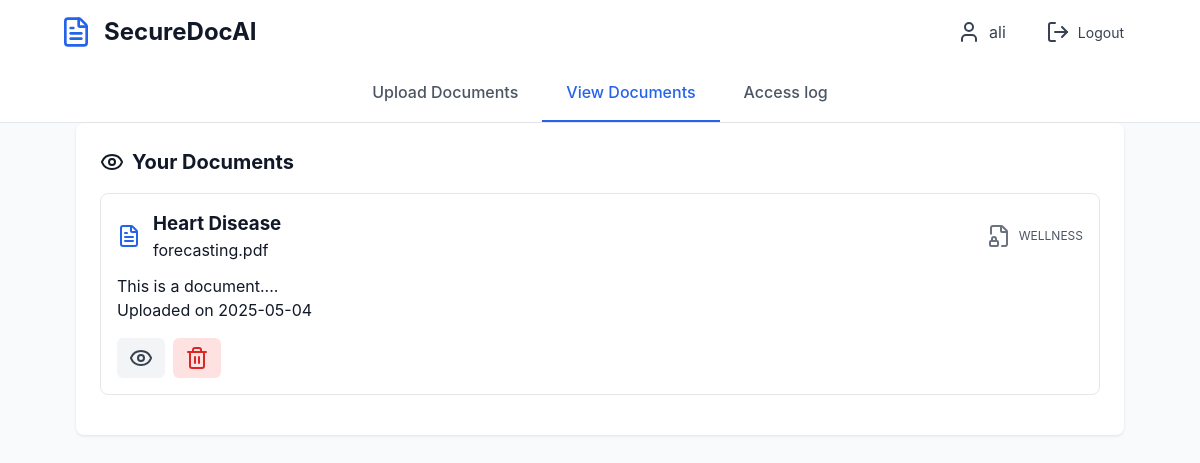
The app's page /Dashboard/Uploader/View_Document/ (signed in) with its own data.
### SecureDocAI/models.py (models this page shows, shortened)
class User(models.Model):
    ROLE_CHOICES = [
        ('admin', 'Admin'),
        ('uploader', 'Uploader'),
        ('reviewer', 'Reviewer'),
    ]
    id = models.UUIDField(primary_key=True, default=uuid.uuid4, editable=False)
    username = models.CharField(max_length=150, unique=True)
    email = models.EmailField(unique=True)
    password = models.CharField(max_length=128)  # store hashed password
    otp_code = models.CharField(max_length=6, null=True, blank=True)
    otp_created_at = models.DateTimeField(null=True, blank=True)
    is_verified = models.BooleanField(default=False)
    rsa_public_key = models.TextField()
    rsa_private_key_encrypted = models.TextField()  # encrypted with AES or password
    role = models.CharField(max_length=10, choices=ROLE_CHOICES)
    date_joined = models.DateTimeField(default=timezone.now)
    failed_login_attempts = models.IntegerField(default=0)
    lockout_until = models.DateTimeField(null=True, blank=True)

class Document(models.Model):
    uploader = models.ForeignKey(User, on_delete=models.CASCADE, related_name='uploaded_documents')
    title = models.CharField(max_length=255)
    description = models.TextField(blank=True, null=True)
    encrypted_file = models.FileField(upload_to='encrypted/')
    encrypted_aes_key = models.BinaryField()
    encrypted_metadata = models.BinaryField(blank=True, null=True)
    classification = models.CharField(max_length=100)
    uploaded_at = models.DateTimeField(auto_now_add=True)
    is_available = models.BooleanField(default=True)

### SecureDocAI/views.py (the view)
# urls.py: path('Dashboard/Uploader/View_Document/', uploader_viewdocument_view, name="uploaderViewDocument"),
def uploader_viewdocument_view(request):
    user_id = request.session.get('temp_user_id')
    user = User.objects.get(pk=user_id)
    documents = Document.objects.filter(uploader=user,is_available=True)
    context = {
        'user': user.username,
        'key': user.rsa_public_key,
        'documents': documents
    }
    return render(request, 'SecureDocAI/uploader/viewdocument.html', context=context)

### SecureDocAI/templates/SecureDocAI/uploader/viewdocument.html (shortened to what this page needs)
{% extends "SecureDocAI/uploader/layout.html" %}
{% load static %}
{% block content %}
<nav class="main-nav">
    <div class="container">
        <div class="nav-links">
            <a href="{% url 'uploader_dashboard' %}" class="nav-link">Upload Documents</a>
            <a href="{% url 'uploaderViewDocument' %}" class="nav-link active">View Documents</a>
            <a href="{% url 'uploaderAccesslog' %}" class="nav-link">Access log</a>
        </div>
    </div>
</nav>
<main class="container">
    <section class="documents-section">
        <h2><i data-lucide="eye"></i> Your Documents</h2>
        <div id="documentsList" class="documents-list">
            {% for doc in documents %}
            <div class="document-item">
                <div class="document-header">
                    <div class="document-info">
                        <i data-lucide="file-text" style="color: #2563eb;"></i>
                        <div>
                            <h3 class="font-medium">{{ doc.title }}</h3>
                            <p class="text-sm text-gray-500">{{ doc.encrypted_file.name|cut:"encrypted/" }}</p>
                        </div>
                    </div>
                    <div class="document-type">
                        {% if doc.classification == "confidential" %}
                            <i data-lucide="shield" class="type-icon" style="color: #dc2626;"></i>
                        {% elif doc.classification == "private" %}
                            <i data-lucide="lock" class="type-icon" style="color: #ca8a04;"></i>
                        {% elif doc.classification == "restricted" %}
                            <i data-lucide="alert-circle" class="type-icon" style="color: #ea580c;"></i>
                        {% else %}
                            <i data-lucide="file-lock" class="type-icon" style="color: #6b7280;"></i>
                        {% endif %}
                        <span class="capitalize">{{ doc.classification }}</span>
                    </div>
                </div>
                <p class="mt-2 text-gray-600">{{ doc.description }}</p>
                <div class="mt-2 text-sm text-gray-500">Uploaded on {{ doc.uploaded_at|date:"Y-m-d" }}</div>
                <div class="document-actions mt-3">
                    <a href="{% url 'view_document1' doc.id %}" class="view-btn">
                        <i data-lucide="eye"></i>
                    </a>
                    <a href="{% url 'delete_document' doc.id %}" class="delete-btn" onclick="return confirm('Are you sure you want to delete this document?');">
                        <i data-lucide="trash-2"></i>
                    </a>
                </div>
            </div>
            {% empty %}
            <p>No documents uploaded yet.</p>
            {% endfor %}
        </div>
    </section>
</main>
{% endblock %}

### SecureDocAI/templates/SecureDocAI/uploader/layout.html (shortened to what this page needs)
{% load static %}
<!DOCTYPE html>
<html lang="en">
<head>
    <link rel="stylesheet" href="{% static 'styles/uploader.css' %}">
</head>
<body>
    <header class="header">
        <div class="container header-content">
            <div class="brand">
                <i data-lucide="file-text" class="brand-icon"></i>
                <h1>SecureDocAI</h1>
            </div>
            <div class="user-section">
                <div class="user-info">
                    <i data-lucide="user"></i>
                    <span>{{ user }}</span>
                </div>
                <a href="{% url 'logout' %}" class="logout-btn">
                    <i data-lucide="log-out"></i>
                    <span>Logout</span>
                </a>
            </div>
        </div>
    </header>
        {% block content %}{% endblock %}
</body>
</html>

### SecureDocAI/static/styles/uploader.css (style rules this page uses)
:root { --primary-color: #2563eb; --primary-hover: #1d4ed8; --danger-color: #dc2626; --danger-hover: #b91c1c; --gray-50: #f9fafb; --gray-100: #f3f4f6; --gray-200: #e5e7eb; --gray-300: #d1d5db; --gray-600: #4b5563; --gray-700: #374151; --gray-900: #111827; }
* { margin: 0; padding: 0; box-sizing: border-box; }
body { font-family: -apple-system, BlinkMacSystemFont, 'Segoe UI', Roboto, 'Helvetica Neue', Arial, sans-serif; line-height: 1.5; background-color: var(--gray-50); color: var(--gray-900); }
.container { max-width: 1080px; margin: 0 auto; padding: 0 1rem; }
.header { background-color: white; box-shadow: 0 1px 2px rgba(0, 0, 0, 0.05); padding: 0.75rem 0; }
.header-content { display: flex; justify-content: space-between; align-items: center; padding: 0; }
.brand { display: flex; align-items: center; gap: 0.75rem; }
.brand-icon { width: 2rem; height: 2rem; color: var(--primary-color); }
.brand h1 { font-size: 1.5rem; font-weight: bold; }
.user-section { display: flex; align-items: center; gap: 1.5rem; }
.user-info { display: flex; align-items: center; gap: 0.5rem; color: var(--gray-700); font-size: 1rem; }
.logout-btn { display: flex; align-items: center; gap: 0.5rem; padding: 0.5rem 1rem; border: none; border-radius: 0.375rem; background: none; color: var(--gray-700); cursor: pointer; transition: all 0.2s; font-size: 0.875rem; }
main { padding: 1.5rem 0; }
.documents-section { background-color: white; border-radius: 0.5rem; padding: 1.5rem; box-shadow: 0 1px 3px rgba(0, 0, 0, 0.1); }
.documents-section h2 { font-size: 1.25rem; margin-bottom: 1rem; display: flex; align-items: center; gap: 0.5rem; }
.document-item { border: 1px solid var(--gray-200); border-radius: 0.5rem; padding: 1rem; margin-bottom: 1rem; transition: box-shadow 0.2s; }
.document-header { display: flex; justify-content: space-between; align-items: center; margin-bottom: 0.75rem; }
.document-info { display: flex; align-items: center; gap: 0.75rem; }
.document-type { display: flex; align-items: center; gap: 0.5rem; font-size: 0.75rem; color: var(--gray-600); }
.document-actions { display: flex; gap: 0.5rem; margin-top: 1rem; }
.view-btn, .delete-btn { display: flex; align-items: center; gap: 0.375rem; padding: 0.5rem 0.75rem; border: none; border-radius: 0.375rem; cursor: pointer; transition: all 0.2s; font-size: 0.75rem; font-weight: 500; }
.view-btn { background-color: var(--gray-100); color: var(--gray-700); }
.delete-btn { background-color: #fee2e2; color: var(--danger-color); }

### SecureDocAI/templates/SecureDocAI/uploader/layout.html (style rules this page uses)
a { text-decoration: none; }

### SecureDocAI/templates/SecureDocAI/uploader/viewdocument.html (style rules this page uses)
a { text-decoration: none; }
.main-nav { background-color: white; border-bottom: 1px solid #e5e7eb; }
.nav-links { display: flex; justify-content: center; }
.nav-link { padding: 1rem 1.5rem; color: #4b5563; text-decoration: none; font-weight: 500; border-bottom: 2px solid transparent; transition: all 0.2s ease; }
.nav-link.active { color: #2563eb; border-bottom-color: #2563eb; }

### records on screen
User: username "ali"
Document: title "Heart Disease", encrypted_file.name "forecasting.pdf", classification "WELLNESS", description "This is a document....", uploaded_at "2025-05-04"
